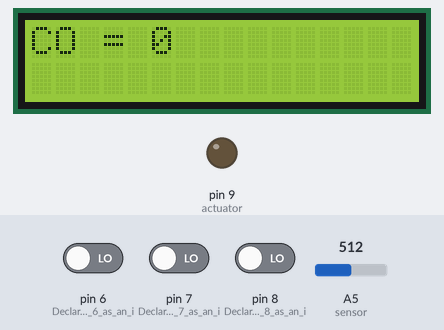
Recording of a sketch running on a simulated Arduino Uno, built with avr-gcc and run on an emulated ATmega328P. Shown: 16×2 character LCD, output pins drawn as LEDs (lit = HIGH). The inputs (shaded band) are chosen by the test bench; at power-on: pin 8 (Declare_the_pin_8_as_an_i) LOW, A5 (sensor) = 512, pin 6 (Declare_the_pin_6_as_an_i) LOW, pin 7 (Declare_the_pin_7_as_an_i) LOW.

Above: at 1.2 s.
1.3 s: pin 8 (Declare_the_pin_8_as_an_i) driven HIGH
At 2.7 s:
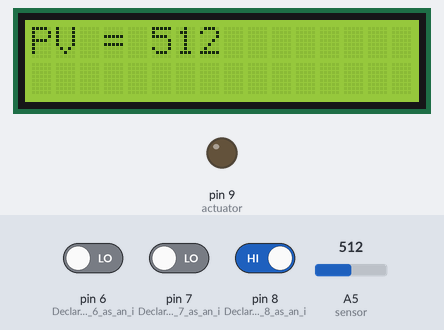
4.3 s: A5 (sensor) set to 0
At 4.9 s:
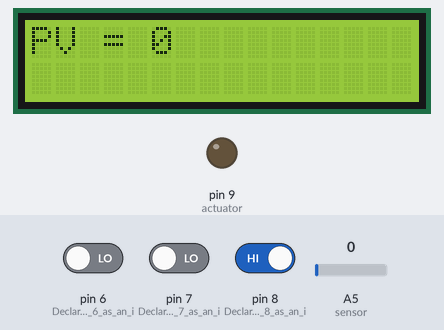
7.3 s: A5 (sensor) set to 122
At 8.1 s:
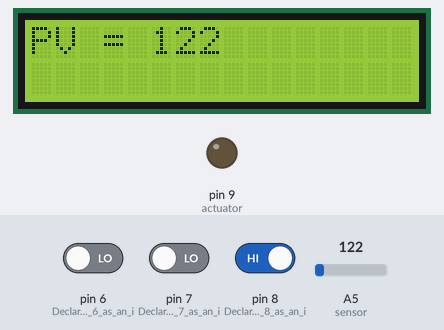
8.8 s: A5 (sensor) set to 1023
At 9.9 s:
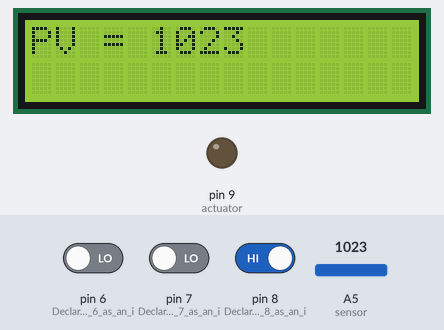
11.8 s: A5 (sensor) set to 0
At 12.1 s:
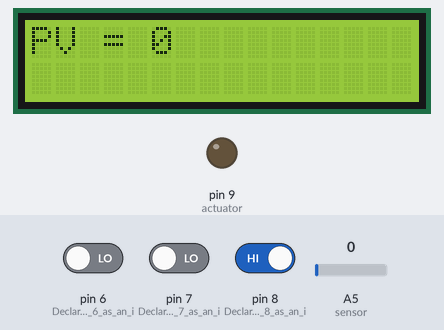
14.8 s: A5 (sensor) set to 265
At 15.3 s:
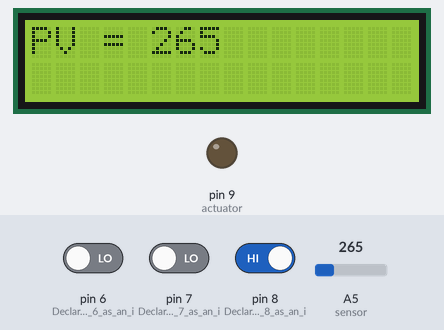
Timing chart, 0 to 17.8 s (numbered marks = the images above; inputs shaded):
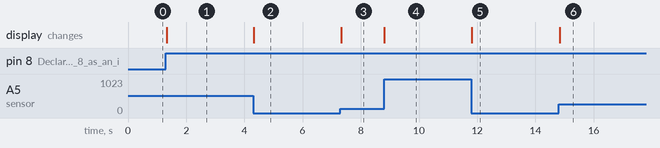

The sketch:

Arduino_LDR_MAN.ino
```cpp
/*
This is a program designed to control a light loop where an LED is the actuator
and a LDR is the sensor with Manual Control.
*/

#include <LiquidCrystal.h>                                          // Adds the LiquidCrystal librairy in order to use the lcd srceen
const int rs = 12, en = 11, d4 = 5, d5 = 4, d6 = 3, d7 = 2;         // Define which of the Arduino pins are connected to the LCD's pins
LiquidCrystal lcd(rs, en, d4, d5, d6, d7);                          // Define the LCD pin numbers that are in use

int sensor = A5;                                                    // Associating pin A5 to the word sensor
int BTN1 = 0;                                                       // Creating a varibale called BTN1
int BTN2 = 0;                                                       // Creating a varibale called BTN1
int actuator = 9;                                                   // Associating pin 9 to the word sensor
int PV = 0;                                                         // Creating a variable called PV
int SCRN = 0;                                                       // Creating a varible called SCRN
int SCRNOLD = 0;                                                    // CReating a variable called SCRNOLD
int i = 0;                                                          // Creating a variable called i
int CO = 0;                                                         // Creating a variable called CO

void setup() {
  // put your setup code here, to run once:

Serial.begin (9600);                                                // Initializing the serial communication
lcd.begin(16, 2);                                                   // Initializing a 16x2 LCD screen in order to display something on it
pinMode(actuator,OUTPUT);                                           // Declare the pin associated with actuator as an output
pinMode(sensor,INPUT);                                              // Declare the pin associated with sensor as an input
pinMode(7 ,INPUT);                                                  // Declare the pin 7 as an input
pinMode(6 ,INPUT);                                                  // Declare the pin 6 as an input
pinMode(8 ,INPUT);                                                  // Declare the pin 8 as an input
}

void loop() {
  // put your main code here, to run repeatedly:

BTN1 = digitalRead(7);                                              // BTN1 will read the current state of pin 7
BTN2 = digitalRead(6);                                              // BTN2 will read the current state of pin 6
SCRN = digitalRead(8);                                              // SCRN will read the current state of pin 8
PV = analogRead(sensor);                                            // PV SCRN will read the current state of the sensor

if (SCRNOLD==0 && SCRN==1){                                         // This is the code that will allow you to change pages on the LCD screen
  if (i==0){
    i=1;
  }
else{ i=0;;
 }
}
SCRNOLD = SCRN;

if (i == 0){                                                        // One page will print the C.O. and the other page will print the PV
 lcd.clear();
 lcd.setCursor(0,0);
 lcd.print("CO = ");
 lcd.print(CO);
}
else{
 lcd.clear();
 lcd.setCursor(0,0);
 lcd.print("PV = ");
 lcd.print(PV);
}

if (i == 0){                                                       // When button 1 is pushed increase the C.O by 1
 if (BTN1 == HIGH){
   CO = CO + 1;

 }
 else{
  CO = CO;
 }

 if (BTN2 == HIGH){                                               // When button 2 is pushed decrease the C.O by 1
  CO = CO - 1;

 }
 else{
  CO = CO;
 }
}

analogWrite(actuator,CO);                                         // Control the brightness of the LED base on the value of the C.O.

if (CO < 0){                                                      // Putting a maximum and minimum cap for the C.O.
  CO = 0;
}

if (CO > 255){
  CO = 255;
}

}
```

Measured:
- after the input at 1.3 s, the display: changes at once (image 1)
- after the input at 4.3 s, the display: changes at once (image 2)
- after the input at 7.3 s, the display: changes at once (image 3)
- after the input at 8.8 s, the display: changes at once (image 4)
- after the input at 11.8 s, the display: changes at once (image 5)
- after the input at 14.8 s, the display: changes at once (image 6)
